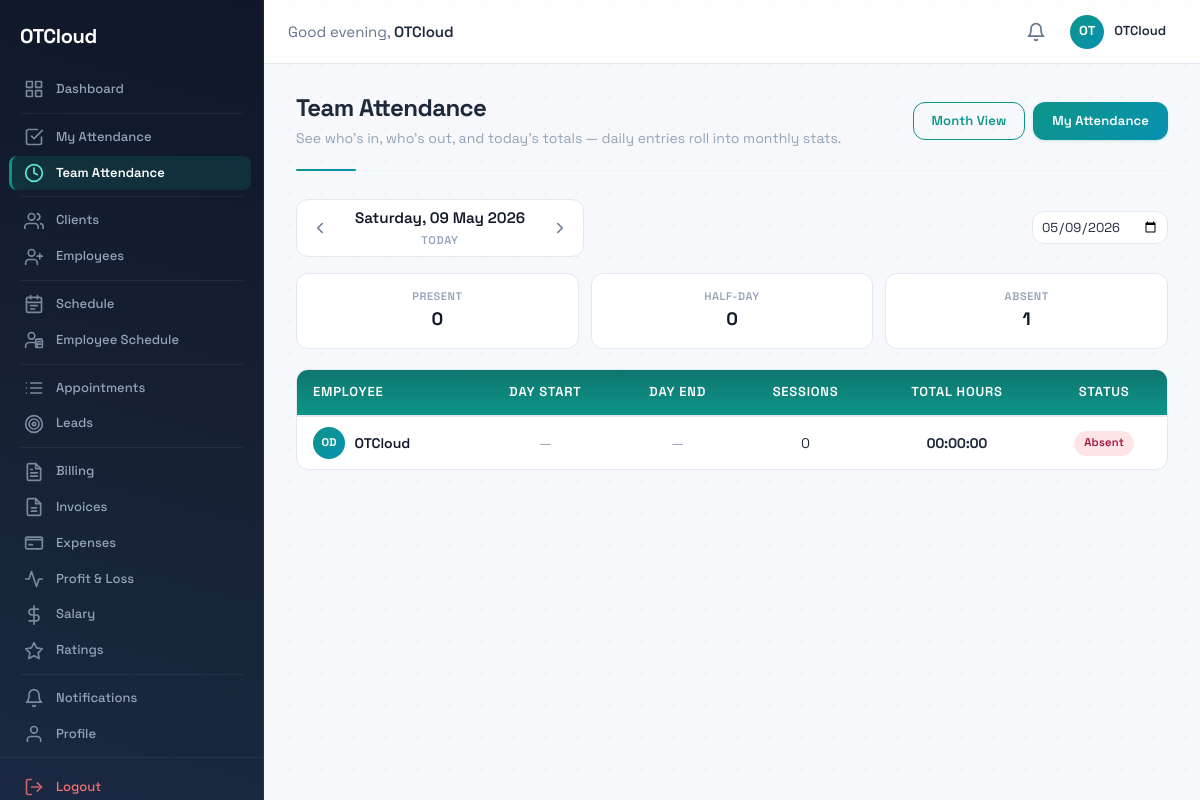
Page /attendance/team/ (signed in) on the committed database.
### accounts/models.py (models this page shows, shortened)
class User(AbstractBaseUser, PermissionsMixin):
    class Role(models.TextChoices):
        ADMIN = 'admin', 'Admin'
        STAFF = 'staff', 'Staff'
        CLIENT = 'client', 'Client'
    mobile_number = models.CharField(max_length=15, unique=True)
    first_name = models.CharField(max_length=50, blank=True)
    last_name = models.CharField(max_length=50, blank=True)
    email = models.EmailField(blank=True)
    role = models.CharField(max_length=10, choices=Role.choices, default=Role.STAFF)
    is_verified = models.BooleanField(default=False)
    is_active = models.BooleanField(default=True)
    is_staff = models.BooleanField(default=False)
    date_joined = models.DateTimeField(auto_now_add=True)
    profile_image = models.ImageField(upload_to='profiles/', blank=True, null=True)
    objects = UserManager()
    USERNAME_FIELD = 'mobile_number'
    REQUIRED_FIELDS = []
    class Meta:
        ordering = ['-date_joined']
    def get_full_name(self):
        return f"{self.first_name} {self.last_name}".strip()

### attendance/views.py (the view)
# urls.py: path('team/', TeamDayView.as_view(), name='team_day'),
@method_decorator([login_required, _staff_required, _admin_required], name='dispatch')
class TeamDayView(View):
    template_name = 'attendance/team_day.html'
    def get(self, request):
        today = timezone.now().date()
        target_date = _parse_date(request.GET.get('date'), today)
        rows = AttendanceService.get_day_attendance(target_date)
        present = sum(1 for r in rows if r['status'] == 'present')
        half = sum(1 for r in rows if r['status'] in ('half-day', 'half_day', 'short'))
        absent = sum(1 for r in rows if r['status'] == 'absent')
        upcoming = sum(1 for r in rows if r['status'] == 'upcoming')
        active_now = sum(1 for r in rows if r.get('is_active'))
        for r in rows:
            r['total_display'] = _format_duration(r['total'])
        date_options = []
        for i in range(AttendanceService.MARK_MAX_DAYS_AHEAD + 1):
            d = today + timedelta(days=i)
            if i == 0:
                label = f"Today · {d:%a %d %b}"
            elif i == 1:
                label = f"Tomorrow · {d:%a %d %b}"
            else:
                label = f"{d:%a %d %b}"
            date_options.append({'iso': d.isoformat(), 'label': label, 'selected': d == target_date})
        context = {
            'target_date': target_date,
            'is_today': target_date == today,
            'prev_date': target_date - timedelta(days=1),
            'next_date': target_date + timedelta(days=1),
            'today': today,
            'rows': rows,
            'present_count': present,
            'half_count': half,
            'absent_count': absent,
            'upcoming_count': upcoming,
            'active_now': active_now,
            'total_staff': len(rows),
            'year': target_date.year,
            'month': target_date.month,
            'date_options': date_options,
        }
        return render(request, self.template_name, context)

### attendance/templates/attendance/team_day.html (shortened to what this page needs)
{% extends "base.html" %}
{% load attendance_filters %}
{% block content %}
<div class="page-header">
  <div class="page-header-left">
    <h1 class="page-title">Team Attendance</h1>
    <p style="color: var(--text-muted, #94a3b8); font-size: 0.875rem; margin: 0.25rem 0 0;">
      See who's in, who's out, and today's totals — daily entries roll into monthly stats.
    </p>
  </div>
  <div class="page-header-right" style="display:flex; gap:0.5rem;">
    <a href="{% url 'attendance:team_month' %}?year={{ year }}&month={{ month }}" class="btn btn-outline">
      Month View
    </a>
    <a href="{% url 'attendance:my_attendance' %}" class="btn btn-primary">My Attendance</a>
  </div>
</div>
<div class="att-header">
  <div class="att-date-nav">
    <a class="date-btn" href="?date={{ prev_date|date:'Y-m-d' }}" title="Previous day">
      <svg width="18" height="18" viewBox="0 0 24 24" fill="none" stroke="currentColor" stroke-width="2" stroke-linecap="round" stroke-linejoin="round"><polyline points="15 18 9 12 15 6"/></svg>
    </a>
    <div class="att-date-label">
      {{ target_date|date:"l, d M Y" }}
      <span class="att-date-sub">
        {% if is_today %}Today{% else %}{{ target_date|date:"D" }}{% endif %}
      </span>
    </div>
    <a class="date-btn" href="?date={{ next_date|date:'Y-m-d' }}" title="Next day">
      <svg width="18" height="18" viewBox="0 0 24 24" fill="none" stroke="currentColor" stroke-width="2" stroke-linecap="round" stroke-linejoin="round"><polyline points="9 18 15 12 9 6"/></svg>
    </a>
  </div>
  <form method="get" style="display:inline-flex; align-items:center; gap:0.25rem;">
    <input type="date" name="date" value="{{ target_date|date:'Y-m-d' }}" class="form-input" style="padding:0.375rem 0.5rem; font-size:0.8125rem;" onchange="this.form.submit()">
  </form>
</div>
<div class="summary-row summary-row--three">
  <div class="summary-card">
    <div>
      <div class="summary-label">Present</div>
      <div class="summary-value">{{ present_count }}</div>
    </div>
  </div>
  <div class="summary-card">
    <div>
      <div class="summary-label">Half-day</div>
      <div class="summary-value">{{ half_count }}</div>
    </div>
  </div>
  <div class="summary-card">
    <div>
      <div class="summary-label">Absent</div>
      <div class="summary-value">{{ absent_count }}</div>
    </div>
  </div>
</div>
<div class="att-table-wrap">
  <div class="att-scroll">
    <table class="att-table">
      <thead>
        <tr>
          <th>Employee</th>
          <th>Day Start</th>
          <th>Day End</th>
          <th>Sessions</th>
          <th>Total Hours</th>
          <th>Status</th>
        </tr>
      </thead>
      <tbody>
        {% for row in rows %}
        <tr>
          <td>
            <div class="emp-cell">
              <span class="emp-avatar">
                {% with name=row.user.get_full_name %}
                  {% if name %}{{ name|make_list|first|upper }}{{ name|make_list|last|upper }}{% else %}OT{% endif %}
                {% endwith %}
              </span>
              <div>
                <div class="emp-name">{{ row.user.get_full_name|default:row.user.mobile_number }}</div>
              </div>
            </div>
          </td>
          <td class="time-cell">
            {% if row.check_in %}{{ row.check_in|time:"h:i A" }}{% else %}<span class="dash">—</span>{% endif %}
          </td>
          <td class="time-cell">
            {% if row.is_active %}<span class="status-pill active"><span class="live-dot"></span>In session</span>
            {% elif row.check_out %}{{ row.check_out|time:"h:i A" }}
            {% else %}<span class="dash">—</span>{% endif %}
          </td>
          <td>{{ row.logs|length }}</td>
          <td class="time-cell"><strong>{{ row.total_display }}</strong></td>
          <td>
            <span class="status-pill {{ row.status }}"{% if row.mark and row.mark.notes %} title="{{ row.mark.notes }}"{% endif %}>
              {% if row.status == 'present' %}Present
              {% elif row.status == 'half-day' or row.status == 'half_day' %}Half-day
              {% elif row.status == 'short' %}Short
              {% elif row.status == 'absent' %}Absent
              {% elif row.status == 'upcoming' %}—
              {% endif %}
            </span>
          </td>
        </tr>
        {% empty %}
        <tr>
          <td colspan="6" style="text-align:center; padding:2.5rem; color:var(--text-muted,#94a3b8);">
            No active staff on the roster yet.
          </td>
        </tr>
        {% endfor %}
      </tbody>
    </table>
  </div>
</div>
{% endblock %}

### templates/base.html (shortened to what this page needs)
{% load static %}
<!DOCTYPE html>
<html lang="en">
<head>
  <link rel="stylesheet" href="{% static 'css/style.css' %}">
</head>
<body>
{% if user.is_authenticated %}
  <nav class="sidebar" id="sidebar">
    <div class="sidebar-header">
      <a href="/" class="sidebar-brand">
        <span class="sidebar-logo-text">OTCloud</span>
      </a>
    </div>
    <ul class="sidebar-nav">
      <li class="sidebar-item">
        <a href="/" class="sidebar-link {% if request.path == '/' %}active{% endif %}">
          Dashboard
        </a>
      </li>
      {% if request.user.role == 'admin' or request.user.role == 'staff' %}
      <li class="sidebar-divider"></li>
      <li class="sidebar-item">
        <a href="{% url 'attendance:my_attendance' %}" class="sidebar-link {% if '/attendance/me' in request.path %}active{% endif %}">
          <svg class="sidebar-icon" width="20" height="20" viewBox="0 0 24 24" fill="none" stroke="currentColor" stroke-width="2" stroke-linecap="round" stroke-linejoin="round">
            <polyline points="9 11 12 14 22 4"/>
            <path d="M21 12v7a2 2 0 0 1-2 2H5a2 2 0 0 1-2-2V5a2 2 0 0 1 2-2h11"/>
          </svg>
          My Attendance
        </a>
      </li>
      <li class="sidebar-item">
        <a href="{% url 'attendance:dashboard' %}" class="sidebar-link {% if '/attendance/' in request.path and '/attendance/me' not in request.path %}active{% endif %}">
          <svg class="sidebar-icon" width="20" height="20" viewBox="0 0 24 24" fill="none" stroke="currentColor" stroke-width="2" stroke-linecap="round" stroke-linejoin="round">
            <circle cx="12" cy="12" r="10"/><polyline points="12 6 12 12 16 14"/>
          </svg>
          Team Attendance
        </a>
      </li>
      <li class="sidebar-divider"></li>
      <li class="sidebar-item">
        <a href="{% url 'clients:client_list' %}" class="sidebar-link {% if '/clients/' in request.path %}active{% endif %}">
          Clients
        </a>
      </li>
      <li class="sidebar-item">
        <a href="{% url 'accounts:employee_list' %}" class="sidebar-link {% if '/employees/' in request.path %}active{% endif %}">
          Employees
        </a>
      </li>
      <li class="sidebar-divider"></li>
      <li class="sidebar-item">
        <a href="{% url 'daily_schedule' %}" class="sidebar-link {% if request.resolver_match.url_name == 'daily_schedule' %}active{% endif %}">
          Schedule
        </a>
      </li>
      <li class="sidebar-item">
        <a href="{% url 'employee_schedule' %}" class="sidebar-link {% if request.resolver_match.url_name == 'employee_schedule' %}active{% endif %}">
          Employee Schedule
        </a>
      </li>
      <li class="sidebar-divider"></li>
      <li class="sidebar-item">
        <a href="{% url 'appointments:appointment_list' %}" class="sidebar-link ">
          Appointments
        </a>
      </li>
      <li class="sidebar-item">
        <a href="{% url 'lms:lead_list' %}" class="sidebar-link {% if '/lms/' in request.path %}active{% endif %}">
          <svg class="sidebar-icon" width="20" height="20" viewBox="0 0 24 24" fill="none" stroke="currentColor" stroke-width="2" stroke-linecap="round" stroke-linejoin="round">
            <circle cx="12" cy="12" r="10"/>
            <circle cx="12" cy="12" r="6"/>
            <circle cx="12" cy="12" r="2"/>
          </svg>
          Leads
        </a>
      </li>
      <li class="sidebar-divider"></li>
      {% if request.user.role == 'admin' %}
      <li class="sidebar-item">
        <a href="{% url 'billing:monthly_view' %}" class="sidebar-link ">
          Billing
        </a>
      </li>
      <li class="sidebar-item">
        <a href="{% url 'billing:invoice_list' %}" class="sidebar-link {% if '/billing/invoices' in request.path %}active{% endif %}">
          Invoices
        </a>
      </li>
      <li class="sidebar-item">
        <a href="{% url 'billing:expense_view' %}" class="sidebar-link {% if '/billing/expenses' in request.path %}active{% endif %}">
          <svg class="sidebar-icon" width="20" height="20" viewBox="0 0 24 24" fill="none" stroke="currentColor" stroke-width="2" stroke-linecap="round" stroke-linejoin="round">
            <path d="M2 8h20"/><rect x="2" y="5" width="20" height="14" rx="2" ry="2"/>
            <line x1="6" y1="14" x2="10" y2="14"/>
          </svg>
          Expenses
        </a>
      </li>
      <li class="sidebar-item">
        <a href="{% url 'billing:pnl_view' %}" class="sidebar-link {% if '/billing/pnl' in request.path %}active{% endif %}">
          <svg class="sidebar-icon" width="20" height="20" viewBox="0 0 24 24" fill="none" stroke="currentColor" stroke-width="2" stroke-linecap="round" stroke-linejoin="round">
            <polyline points="22 12 18 12 15 21 9 3 6 12 2 12"/>
          </svg>
          Profit &amp; Loss
        </a>
      </li>
      <li class="sidebar-item">
        <a href="{% url 'salary:salary_list' %}" class="sidebar-link {% if '/salary/' in request.path and '/salary/ratings' not in request.path %}active{% endif %}">
          <svg class="sidebar-icon" width="20" height="20" viewBox="0 0 24 24" fill="none" stroke="currentColor" stroke-width="2" stroke-linecap="round" stroke-linejoin="round">
            <line x1="12" y1="1" x2="12" y2="23"/>
            <path d="M17 5H9.5a3.5 3.5 0 0 0 0 7h5a3.5 3.5 0 0 1 0 7H6"/>
          </svg>
          Salary
        </a>
      </li>
      <li class="sidebar-item">
        <a href="{% url 'salary:ratings_list' %}" class="sidebar-link {% if '/salary/ratings' in request.path %}active{% endif %}">
          <svg class="sidebar-icon" width="20" height="20" viewBox="0 0 24 24" fill="none" stroke="currentColor" stroke-width="2" stroke-linecap="round" stroke-linejoin="round">
            <polygon points="12 2 15.09 8.26 22 9.27 17 14.14 18.18 21.02 12 17.77 5.82 21.02 7 14.14 2 9.27 8.91 8.26 12 2"/>
          </svg>
          Ratings
        </a>
      </li>
      {% endif %}
      {% endif %}
      <li class="sidebar-divider"></li>
      <li class="sidebar-item">
        <a href="{% url 'notifications:list' %}" class="sidebar-link {% if '/notifications/' in request.path %}active{% endif %}">
          <svg class="sidebar-icon" width="20" height="20" viewBox="0 0 24 24" fill="none" stroke="currentColor" stroke-width="2" stroke-linecap="round" stroke-linejoin="round">
            <path d="M18 8A6 6 0 0 0 6 8c0 7-3 9-3 9h18s-3-2-3-9"/>
            <path d="M13.73 21a2 2 0 0 1-3.46 0"/>
          </svg>
          Notifications
        </a>
      </li>
      <li class="sidebar-item">
        <a href="{% url 'accounts:profile' %}" class="sidebar-link {% if '/accounts/profile/' in request.path %}active{% endif %}">
          <svg class="sidebar-icon" width="20" height="20" viewBox="0 0 24 24" fill="none" stroke="currentColor" stroke-width="2" stroke-linecap="round" stroke-linejoin="round">
            <path d="M20 21v-2a4 4 0 0 0-4-4H8a4 4 0 0 0-4 4v2"/>
            <circle cx="12" cy="7" r="4"/>
          </svg>
          Profile
        </a>
      </li>
    </ul>
    <ul class="sidebar-nav-bottom">
      <li class="sidebar-item">
        <a href="{% url 'accounts:logout' %}" class="sidebar-link sidebar-link--logout">
          <svg class="sidebar-icon" width="20" height="20" viewBox="0 0 24 24" fill="none" stroke="currentColor" stroke-width="2" stroke-linecap="round" stroke-linejoin="round">
            <path d="M9 21H5a2 2 0 0 1-2-2V5a2 2 0 0 1 2-2h4"/>
            <polyline points="16 17 21 12 16 7"/>
            <line x1="21" y1="12" x2="9" y2="12"/>
          </svg>
          Logout
        </a>
      </li>
    </ul>
  </nav>
  <header class="topbar">
    <div class="topbar-left">
      <span class="topbar-greeting">
        Good <span id="timeGreeting">morning</span>, <strong>{{ request.user.first_name|default:request.user.mobile_number }}</strong>
      </span>
    </div>
    <div class="topbar-right">
      <a href="{% url 'notifications:list' %}" class="topbar-notifications" title="Notifications">
        <svg width="20" height="20" viewBox="0 0 24 24" fill="none" stroke="currentColor" stroke-width="2" stroke-linecap="round" stroke-linejoin="round">
          <path d="M18 8A6 6 0 0 0 6 8c0 7-3 9-3 9h18s-3-2-3-9"/>
          <path d="M13.73 21a2 2 0 0 1-3.46 0"/>
        </svg>
      </a>
      <a href="{% url 'accounts:profile' %}" class="topbar-user-area">
        <div class="topbar-avatar">
          {% if request.user.profile_image %}
            <img src="{{ request.user.profile_image.url }}" alt="Profile" class="avatar-img">
          {% else %}
            OT
          {% endif %}
        </div>
        <span class="topbar-user-name">{{ request.user.get_full_name|default:request.user.mobile_number }}</span>
      </a>
    </div>
  </header>
{% endif %}
<main class="main-content {% if not user.is_authenticated %}main-content--full{% endif %}">
  {% block content %}{% endblock %}
</main>
</body>
</html>

### rows in the picture
User: user.first_name "OTCloud", user.get_full_name "OTCloud", user.get_full_name|make_list "O", user.get_full_name|make_list "D", logs|length "0", total_display "00:00:00"

### other values in the picture
{{ target_date|date:"l, d M Y" }} "Saturday, 09 May 2026"
{{ present_count }} "0"
{{ half_count }} "0"
{{ absent_count }} "1"
